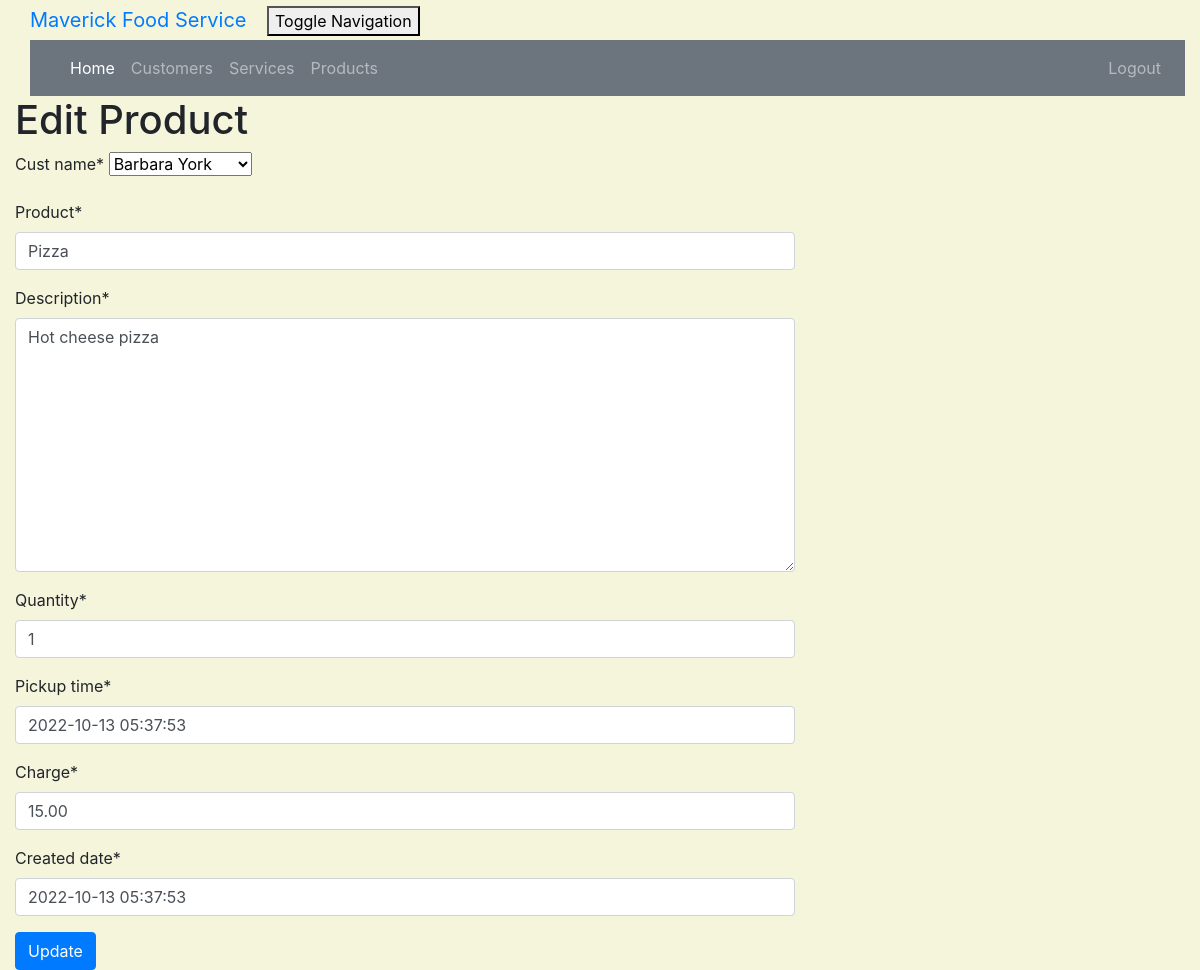
The app's page /product/5/edit/ (signed in) with its own data.
### crm/models.py (models this page shows, shortened)
class Customer(models.Model):
    cust_name = models.CharField(max_length=50)
    email = models.EmailField(max_length=100)
    phone = models.CharField(max_length=20)
    bldgroom = models.CharField(max_length=100)
    address = models.CharField(max_length=200)
    city = models.CharField(max_length=50)
    state = models.CharField(max_length=50)
    zipcode = models.CharField(max_length=10)
    organization = models.CharField(max_length=100)
    role = models.CharField(max_length=100)
    def __str__ (self):
        return self.cust_name

class Product(models.Model):
    cust_name = models.ForeignKey(Customer, on_delete=models.CASCADE, related_name='products')
    product = models.CharField(max_length=100)
    description = models.TextField()
    quantity = models.IntegerField()
    pickup_time = models.DateTimeField(
        default=timezone.now)
    charge = models.DecimalField(max_digits=10, decimal_places=2)
    created_date = models.DateTimeField(
        default=timezone.now)
    updated_date = models.DateTimeField(auto_now_add=True)

### crm/views.py (the view)
# urls.py: path('product/<int:pk>/edit/', views.product_edit, name='product_edit'),
@login_required
def product_edit(request, pk):
    product = get_object_or_404(Product, pk=pk)
    if request.method == "POST":
        form = ProductForm(request.POST, instance=product)
        if form.is_valid():
            product = form.save(commit=False)
            product.updated_date = timezone.now()
            product.save()
            product = Product.objects.filter()
            return render(request, 'crm/product_list.html',
                          {'products': product})
    else:
        form = ProductForm(instance=product)
    return render(request, 'crm/product_edit.html', {'form': form})

### crm/forms.py
class ProductForm(forms.ModelForm):
    class Meta:
        model = Product
        fields = ('cust_name', 'product', 'description', 'quantity', 'pickup_time', 'charge', 'created_date',
                  )

### crm/templates/crm/product_edit.html (shortened to what this page needs)
<!DOCTYPE html>
<html lang="en">
{% extends 'crm/base.html' %}
{% load crispy_forms_tags %}
{% block content %}
    <h1>Edit Product</h1>
    <form method="POST" class="product-form">{% csrf_token %}
        {{ form|crispy }}
        <button type="submit" class="btn btn-primary">Update</button>
    </form>
{% endblock %}

### crm/static/css/portfolio.css (style rules this page uses)
body { padding-left: 15px; }

### crm/templates/crm/product_edit.html (style rules this page uses)
body { background-color: beige; }

### records on screen
Customer: cust_name "Barbara York"
Product: product "Pizza", description "Hot cheese pizza", quantity "1", pickup_time "2022-10-13 05:37:53", charge "15.00", created_date "2022-10-13 05:37:53"
